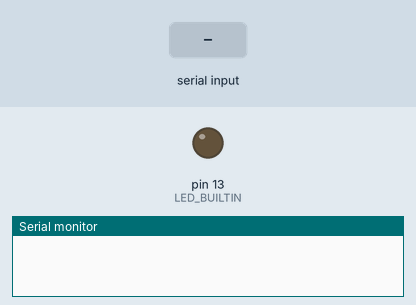
Simulated run of this sketch. Board: Arduino Uno, built with avr-gcc and run on an emulated ATmega328P. Shown: output pins drawn as LEDs (lit = HIGH), the last lines printed to the serial monitor. The test bench sets the inputs (shaded band).

Above: at 1.2 s.
1.3 s: "k" received over Serial
At 1.7 s:
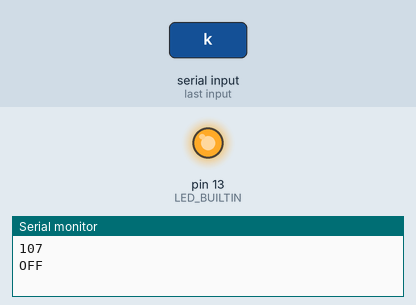
2.8 s: "m" received over Serial
At 4.0 s:
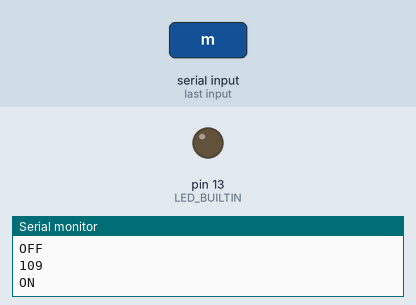
Timing chart, 0 to 5.8 s (numbered marks = the images above; inputs shaded):
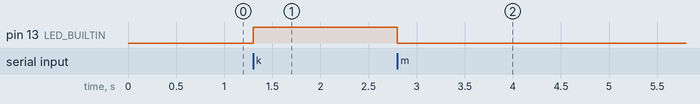

The sketch:

BAKARI_MALIK_lab2Exercice.ino
```cpp
byte invalue = 0;

void setup() {
pinMode(LED_BUILTIN, OUTPUT);
Serial.begin(230400);
}

void loop()
{
if (Serial.available() > 0)
{
  invalue = Serial.read();
  Serial.println(invalue);
if (invalue == 109)
  {
  digitalWrite(LED_BUILTIN, LOW);
  Serial.println("ON");
 }
 else if (invalue == 107)
  {
    digitalWrite(LED_BUILTIN,HIGH);
     Serial.println("OFF");
  }
}
}
```

Measured:
- after the input at 1.3 s, pin 13 (LED_BUILTIN): LOW → HIGH at once
- after the input at 2.8 s, pin 13 (LED_BUILTIN): HIGH → LOW at once
